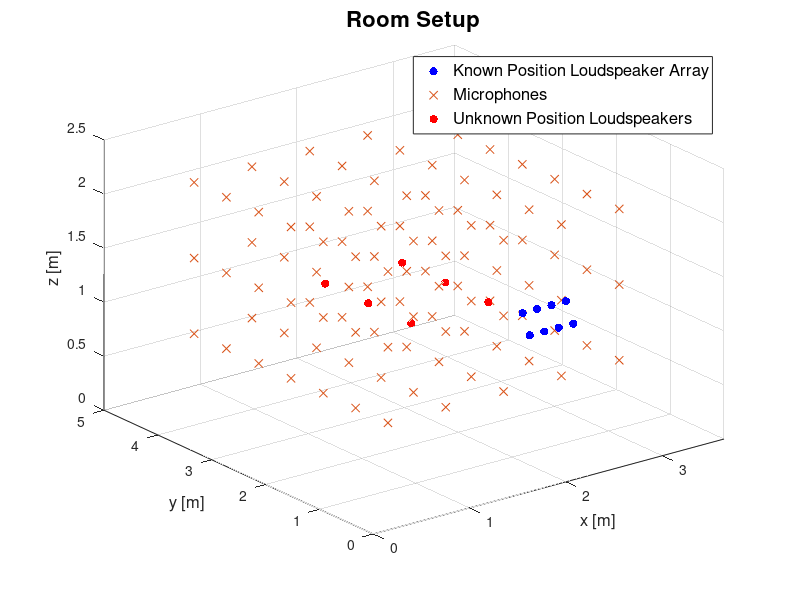

The MATLAB script that drew this image:
%%
clear
close all
clc
%%
LSPos=[
    1.4, 3.4, 1.2;
    2.2, 3.4, 1.2;
    1.4, 2.6, 1.2;
    2.2, 2.6, 1.2;
    1.4, 1.8, 1.2;
    2.2, 1.8, 1.2;
];

micPos = [
        0.6, 4.4, 0.7;
        1.2, 4.4, 0.7;
        1.8, 4.4, 0.7;
        2.4, 4.4, 0.7;
        3,   4.4, 0.7;
        0.6, 4.4, 1.4;
        1.2, 4.4, 1.4;
        1.8, 4.4, 1.4;
        2.4, 4.4, 1.4;
        3,   4.4, 1.4;
        0.6, 4.4, 2.1;
        1.2, 4.4, 2.1;
        1.8, 4.4, 2.1;
        2.4, 4.4, 2.1;
        3,   4.4, 2.1;
     
        0.6, 3.8, 0.7;
        1.2, 3.8, 0.7;
        1.8, 3.8, 0.7;
        2.4, 3.8, 0.7;
        3,   3.8, 0.7;
        0.6, 3.8, 1.4;
        1.2, 3.8, 1.4;
        1.8, 3.8, 1.4;
        2.4, 3.8, 1.4;
        3,   3.8, 1.4;
        0.6, 3.8, 2.1;
        1.2, 3.8, 2.1;
        1.8, 3.8, 2.1;
        2.4, 3.8, 2.1;
        3,   3.8, 2.1;

        0.6, 3.2, 0.7;
        1.2, 3.2, 0.7;
        1.8, 3.2, 0.7;
        2.4, 3.2, 0.7;
        3,   3.2, 0.7;
        0.6, 3.2, 1.4;
        1.2, 3.2, 1.4;
        1.8, 3.2, 1.4;
        2.4, 3.2, 1.4;
        3,   3.2, 1.4;
        0.6, 3.2, 2.1;
        1.2, 3.2, 2.1;
        1.8, 3.2, 2.1;
        2.4, 3.2, 2.1;
        3,   3.2, 2.1;

        0.6, 2.6, 0.7;
        1.2, 2.6, 0.7;
        1.8, 2.6, 0.7;
        2.4, 2.6, 0.7;
        3,   2.6, 0.7;
        0.6, 2.6, 1.4;
        1.2, 2.6, 1.4;
        1.8, 2.6, 1.4;
        2.4, 2.6, 1.4;
        3,   2.6, 1.4;
        0.6, 2.6, 2.1;
        1.2, 2.6, 2.1;
        1.8, 2.6, 2.1;
        2.4, 2.6, 2.1;
        3,   2.6, 2.1;

        0.6, 2, 0.7;
        1.2, 2, 0.7;
        1.8, 2, 0.7;
        2.4, 2, 0.7;
        3,   2, 0.7;
        0.6, 2, 1.4;
        1.2, 2, 1.4;
        1.8, 2, 1.4;
        2.4, 2, 1.4;
        3,   2, 1.4;
        0.6, 2, 2.1;
        1.2, 2, 2.1;
        1.8, 2, 2.1;
        2.4, 2, 2.1;
        3,   2, 2.1;

        0.6, 1.4, 0.7;
        1.2, 1.4, 0.7;
        1.8, 1.4, 0.7;
        2.4, 1.4, 0.7;
        3,   1.4, 0.7;
        0.6, 1.4, 1.4;
        1.2, 1.4, 1.4;
        1.8, 1.4, 1.4;
        2.4, 1.4, 1.4;
        3,   1.4, 1.4;
        0.6, 1.4, 2.1;
        1.2, 1.4, 2.1;
        1.8, 1.4, 2.1;
        2.4, 1.4, 2.1;
        3,   1.4, 2.1;

        0.6, 0.8, 0.7;
        1.2, 0.8, 0.7;
        1.8, 0.8, 0.7;
        2.4, 0.8, 0.7;
        3,   0.8, 0.7;
        0.6, 0.8, 1.4;
        1.2, 0.8, 1.4;
        1.8, 0.8, 1.4;
        2.4, 0.8, 1.4;
        3,   0.8, 1.4;
        0.6, 0.8, 2.1;
        1.2, 0.8, 2.1;
        1.8, 0.8, 2.1;
        2.4, 0.8, 2.1;
        3,   0.8, 2.1;        
        ];
    
LSArrayPos = [
          1.55, 0, 1.67;
          1.625, 0, 1.445;
          1.7, 0, 1.67;
          1.775, 0, 1.445;
          1.85, 0, 1.67;
          1.925, 0, 1.445;
          2, 0, 1.67;
          2.075, 0, 1.445];
      
figure
scatter3(LSArrayPos(:,1), LSArrayPos(:,2), LSArrayPos(:,3),'b','filled','o'),hold on;
scatter3(micPos(:,1), micPos(:,2), micPos(:,3),'x'),hold on;
scatter3(LSPos(:,1), LSPos(:,2), LSPos(:,3),'r','filled','o'),hold on;
xlim([0, 3.64]), ylim([0, 5]), zlim([0, 2.5]);
xlabel('x [m]','Fontsize',12)
ylabel('y [m]','Fontsize',12)
zlabel('z [m]','Fontsize',12)
legend('Known Position Loudspeaker Array','Microphones','Unknown Position Loudspeakers','FontSize',12)
title('Room Setup','Fontsize',16)